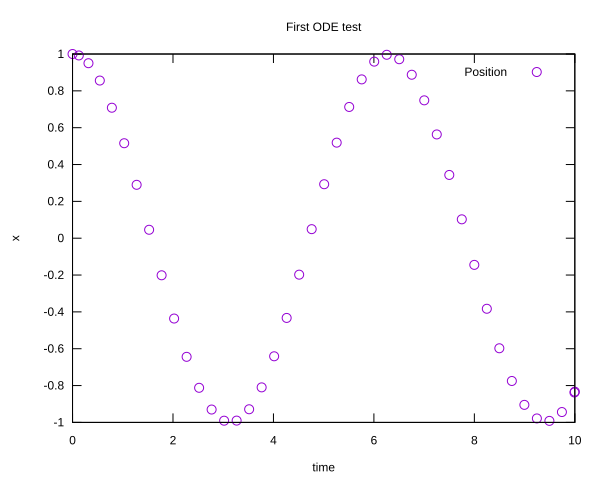

Generate this figure with gnuplot:
set terminal svg enhanced background "white"
set output 'HarmOscillator.svg'

set xlabel 'time'
set ylabel 'x'

# Title
set title 'First ODE test'

plot 'Out.HarmOscillator.txt' using 1:2 w p pt 6 title 'Position'
